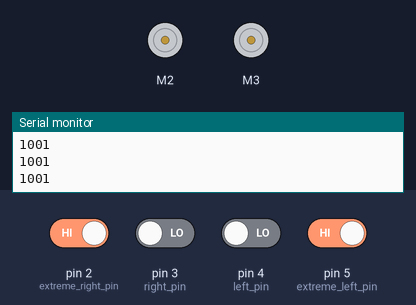
A sketch run on a simulated Arduino Uno, built with avr-gcc and run on an emulated ATmega328P. On the bench: 2 × DC motor (green arrow = forward, orange = backward, longer = faster), the last lines printed to the serial monitor. Inputs (shaded band) come from the test bench; at power-on: pin 2 (extreme_right_pin), pin 5 (extreme_left_pin) HIGH, pin 3 (right_pin), pin 4 (left_pin) LOW.

Above: at 1.2 s.
1.3 s: pin 2 (extreme_right_pin) driven LOW and pin 3 (right_pin) driven HIGH and pin 4 (left_pin) driven HIGH and pin 5 (extreme_left_pin) driven LOW
At 2.3 s:
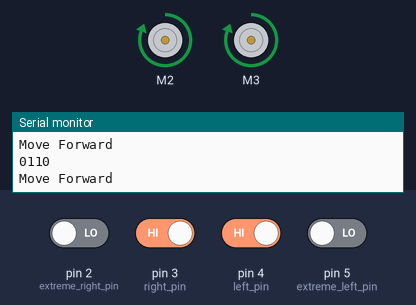
2.8 s: pin 2 (extreme_right_pin) driven HIGH
At 4.5 s:
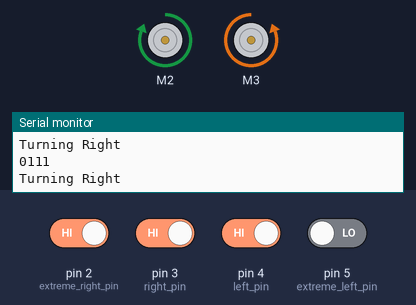
4.8 s: pin 2 (extreme_right_pin) driven LOW
At 5.6 s:
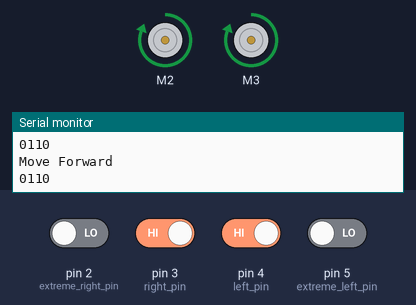
6.3 s: pin 3 (right_pin) driven LOW
At 6.8 s:
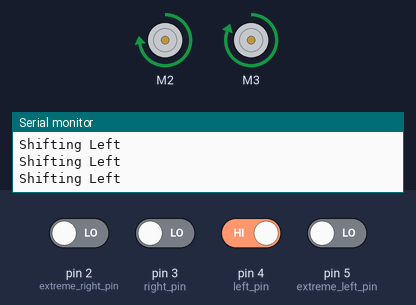
7.8 s: pin 3 (right_pin) driven HIGH
At 8.9 s:
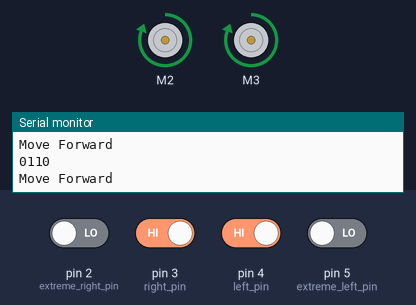
10.8 s: pin 4 (left_pin) driven LOW
At 12.2 s:
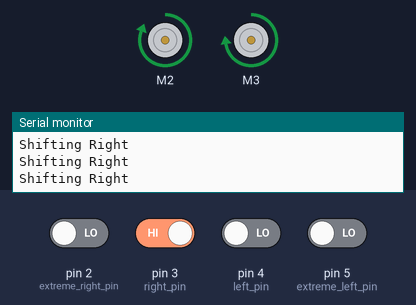
Timing chart, 0 to 13.3 s (numbered marks = the images above; inputs shaded):
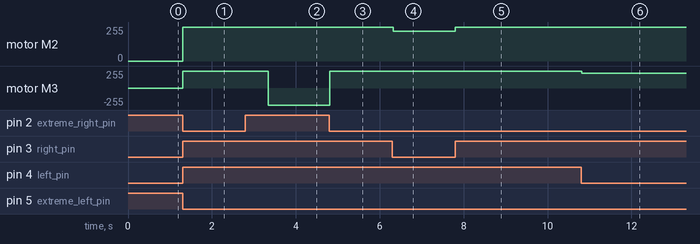

Measured:
- after the input at 1.3 s, motor M2, motor M3: stopped → forward 255/255 at once
- after the input at 2.8 s, motor M3: forward 255/255 → backward 255/255 after 0.54 s
- after the input at 4.8 s, motor M3: backward 255/255 → forward 255/255 at once
- after the input at 6.3 s, motor M2: forward 255/255 → forward 225/255 at once
- after the input at 7.8 s, motor M2: forward 225/255 → forward 255/255 at once
- after the input at 10.8 s, motor M3: forward 255/255 → forward 225/255 at once

The sketch:

path_thingie_idk.ino
```cpp
#include <Adafruit_MotorShield.h>

Adafruit_MotorShield AFMS = Adafruit_MotorShield();

int extreme_right_pin = 2;
int right_pin = 3;
int left_pin = 4;
int extreme_left_pin = 5;

//int blue_led_pin;
//int green_led_pin;

int left_motor_pin = 2;
int right_motor_pin = 3;

int count_split = 0; //Checks Split Count
int right_count = 0; //Checks number of juncitons where right turn could be taken
int left_count = 0; //checks number of junctions where left turn could be taken

Adafruit_DCMotor *Motor_Left = AFMS.getMotor(left_motor_pin);
Adafruit_DCMotor *Motor_Right = AFMS.getMotor(right_motor_pin);

void setup() {
  // put your setup code here, to run once:
  Serial.begin(9600);
  Serial.println("Adafruit Motorshield v2 - DC Motor test!");

  if (!AFMS.begin()) {
    Serial.println("Could not find Motor Shield. Check wiring.");
    while (1);
  }
  Serial.println("Motor Shield found.");

  // Set motor speeds
  Motor_Left->setSpeed(255);
  Motor_Right->setSpeed(255);

  // Set motor states
  Motor_Left->run(RELEASE);
  Motor_Right->run(RELEASE);

  pinMode(extreme_left_pin, INPUT);
  pinMode(left_pin, INPUT);
  pinMode(right_pin, INPUT);
  pinMode(extreme_right_pin, INPUT);
  //pinMode(button, INPUT_PULLUP); // Use internal pull-up resistor

  //pinMode(blue_led_pin, OUTPUT);
  //pinMode(green_led_pin, OUTPUT);
}

void loop() {


  mov_forward_until_split_or_turn();

}

void mov_forward_until_split_or_turn(){
  int extreme_right = digitalRead(extreme_right_pin);
  int right = digitalRead(right_pin);
  int left = digitalRead(left_pin);
  int extreme_left = digitalRead(extreme_left_pin);
  Serial.print(extreme_left);
  Serial.print(left);
  Serial.print(right);
  Serial.println(extreme_right);
  //while(extreme_right == 0 && right == 1 && left == 1 && extreme_left == 0){
  if (extreme_right == 0 && right == 1 && left == 1 && extreme_left == 0){
    Motor_Left->setSpeed(255);
    Motor_Right->setSpeed(255);
    Motor_Left->run(FORWARD);
    Motor_Right->run(FORWARD);
    Serial.println("Move Forward");
  }
  else if(extreme_right == 0 && right == 0 && left == 1 && extreme_left == 0){ //Off coursed to rightside so turn to left
      Motor_Left->setSpeed(225);
      while(!(extreme_right == 0 && right == 1 && left == 1 && extreme_left == 0)){
        Serial.println("Shifting Left");
        delay(10);
        extreme_right = digitalRead(extreme_right_pin);
        right = digitalRead(right_pin);
        left = digitalRead(left_pin);
        extreme_left = digitalRead(extreme_left_pin);
      }
      Motor_Left->setSpeed(255);
    }
    else if(extreme_right == 0 && right == 1 && left == 0 && extreme_left == 0){ //Off coursed to leftside so turn to right
      Motor_Right->setSpeed(225);
      while(!(extreme_right == 0 && right == 1 && left == 1 && extreme_left == 0)){
        Serial.println("Shifting Right");
        delay(10);
        extreme_right = digitalRead(extreme_right_pin);
        right = digitalRead(right_pin);
        left = digitalRead(left_pin);
        extreme_left = digitalRead(extreme_left_pin);
      }
      Motor_Right->setSpeed(255);
    }
    else if(extreme_right == 0 && right == 1 && left == 1 && extreme_left ==1){ //Turn Left
      Serial.println("Turning Left");
      left_count = left_count + 1;
      if (left_count == 1){
        turn_left(extreme_right, right, left, extreme_left);
      }
    }
    else if(extreme_right == 1 && right == 1 && left == 1 && extreme_left ==0){ //Turn Right
      right_count = right_count + 1;
      Serial.println("Turning Right");
      if (right_count == 2 || right_count == 3){
        turn_right(extreme_right, right, left, extreme_left);
      }
    }
    else if(extreme_right==1 && right == 1 && left == 1 && extreme_left == 1) {
      Motor_Right->run(RELEASE);
      Motor_Left->run(RELEASE);
      count_split = count_split + 1;
      if(count_split == 1){
        turn_left(extreme_right, right, left, extreme_left);
      }
      else if(count_split == 2){
        turn_right(extreme_right, right, left, extreme_left);
      }
    }
    else if(extreme_right==0 && right == 0 && left == 0 && extreme_left == 0){
      Motor_Right->run(RELEASE);
      Motor_Left->run(RELEASE);
      Serial.println("STOP");
      while(!(extreme_right == 0 && right == 1 && left == 1 && extreme_left == 0)){
      Serial.println("STOP");
      delay(10);
      extreme_right = digitalRead(extreme_right_pin);
      right = digitalRead(right_pin);
      left = digitalRead(left_pin);
      extreme_left = digitalRead(extreme_left_pin);
    }
    }
  //}
}

void turn_right(int extreme_right, int right, int left, int extreme_left){
  Motor_Left->setSpeed(255);
  Motor_Right->setSpeed(255);
  Motor_Left->run(FORWARD);
  Motor_Right->run(FORWARD);
  delay(500);
  Motor_Right->run(BACKWARD);
    while(!(extreme_right == 0 && right == 1 && left == 1 && extreme_left == 0)){
      delay(10);
      extreme_right = digitalRead(extreme_right_pin);
      right = digitalRead(right_pin);
      left = digitalRead(left_pin);
      extreme_left = digitalRead(extreme_left_pin);
    }
  Motor_Right->run(FORWARD);
}

void turn_left(int extreme_right, int right, int left, int extreme_left){
  Motor_Left->setSpeed(255);
  Motor_Right->setSpeed(255);
  Motor_Left->run(FORWARD);
  Motor_Right->run(FORWARD);
  delay(500);
  Motor_Left->run(BACKWARD);
    while(!(extreme_right == 0 && right == 1 && left == 1 && extreme_left == 0)){
      delay(10);
      extreme_right = digitalRead(extreme_right_pin);
      right = digitalRead(right_pin);
      left = digitalRead(left_pin);
      extreme_left = digitalRead(extreme_left_pin);
    }
  Motor_Left->run(FORWARD);
}
```
